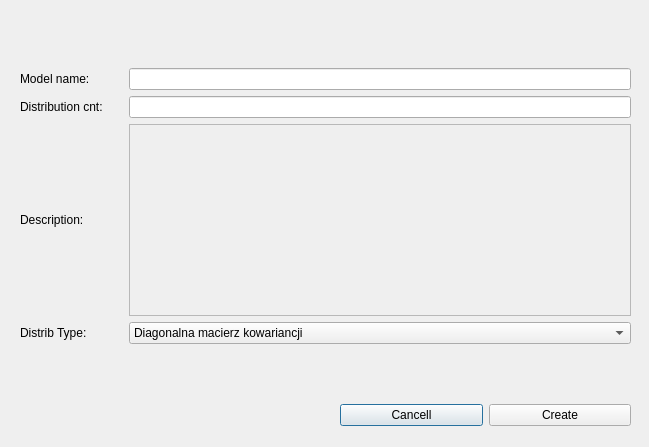
<?xml version="1.0" encoding="UTF-8"?>
<ui version="4.0">
 <class>CreateModelWindow</class>
 <widget class="QDialog" name="CreateModelWindow">
  <property name="geometry">
   <rect>
    <x>0</x>
    <y>0</y>
    <width>649</width>
    <height>447</height>
   </rect>
  </property>
  <property name="windowTitle">
   <string>Create Model Window</string>
  </property>
  <property name="sizeGripEnabled">
   <bool>false</bool>
  </property>
  <widget class="QWidget" name="gridLayoutWidget_2">
   <property name="geometry">
    <rect>
     <x>20</x>
     <y>20</y>
     <width>611</width>
     <height>372</height>
    </rect>
   </property>
   <layout class="QGridLayout" name="gridLayout_2">
    <property name="sizeConstraint">
     <enum>QLayout::SetMinimumSize</enum>
    </property>
    <property name="spacing">
     <number>6</number>
    </property>
    <item row="1" column="2">
     <widget class="QLineEdit" name="lineEdit_model_name">
      <property name="maxLength">
       <number>100</number>
      </property>
      <property name="dragEnabled">
       <bool>false</bool>
      </property>
     </widget>
    </item>
    <item row="2" column="2">
     <widget class="QLineEdit" name="lineEdit_distrib_cnt">
      <property name="maxLength">
       <number>10</number>
      </property>
     </widget>
    </item>
    <item row="1" column="0">
     <widget class="QLabel" name="label_model_name">
      <property name="text">
       <string>Model name:</string>
      </property>
     </widget>
    </item>
    <item row="0" column="0">
     <spacer name="verticalSpacer_12">
      <property name="orientation">
       <enum>Qt::Vertical</enum>
      </property>
      <property name="sizeHint" stdset="0">
       <size>
        <width>20</width>
        <height>40</height>
       </size>
      </property>
     </spacer>
    </item>
    <item row="8" column="2">
     <spacer name="verticalSpacer_16">
      <property name="orientation">
       <enum>Qt::Vertical</enum>
      </property>
      <property name="sizeHint" stdset="0">
       <size>
        <width>20</width>
        <height>40</height>
       </size>
      </property>
     </spacer>
    </item>
    <item row="3" column="0">
     <widget class="QLabel" name="label_description">
      <property name="text">
       <string>Description:</string>
      </property>
     </widget>
    </item>
    <item row="3" column="2">
     <widget class="QTextEdit" name="textEdit_description">
      <property name="enabled">
       <bool>false</bool>
      </property>
     </widget>
    </item>
    <item row="8" column="1">
     <spacer name="verticalSpacer_15">
      <property name="orientation">
       <enum>Qt::Vertical</enum>
      </property>
      <property name="sizeHint" stdset="0">
       <size>
        <width>20</width>
        <height>40</height>
       </size>
      </property>
     </spacer>
    </item>
    <item row="4" column="2">
     <widget class="QComboBox" name="comboBox_distrib_type">
      <item>
       <property name="text">
        <string>Diagonalna macierz kowariancji</string>
       </property>
      </item>
      <item>
       <property name="text">
        <string>Pełna macierz kowariancji</string>
       </property>
      </item>
     </widget>
    </item>
    <item row="0" column="2">
     <spacer name="verticalSpacer_11">
      <property name="orientation">
       <enum>Qt::Vertical</enum>
      </property>
      <property name="sizeHint" stdset="0">
       <size>
        <width>20</width>
        <height>40</height>
       </size>
      </property>
     </spacer>
    </item>
    <item row="8" column="0">
     <spacer name="verticalSpacer_17">
      <property name="orientation">
       <enum>Qt::Vertical</enum>
      </property>
      <property name="sizeHint" stdset="0">
       <size>
        <width>20</width>
        <height>40</height>
       </size>
      </property>
     </spacer>
    </item>
    <item row="2" column="0">
     <widget class="QLabel" name="label_distrib_cnt">
      <property name="text">
       <string>Distribution cnt:</string>
      </property>
     </widget>
    </item>
    <item row="0" column="1">
     <spacer name="verticalSpacer_18">
      <property name="orientation">
       <enum>Qt::Vertical</enum>
      </property>
      <property name="sizeHint" stdset="0">
       <size>
        <width>20</width>
        <height>40</height>
       </size>
      </property>
     </spacer>
    </item>
    <item row="4" column="0">
     <widget class="QLabel" name="label_distrib_type">
      <property name="text">
       <string>Distrib Type:</string>
      </property>
     </widget>
    </item>
   </layout>
  </widget>
  <widget class="QWidget" name="verticalLayoutWidget">
   <property name="geometry">
    <rect>
     <x>340</x>
     <y>400</y>
     <width>291</width>
     <height>31</height>
    </rect>
   </property>
   <layout class="QHBoxLayout" name="horizontalLayout">
    <item>
     <widget class="QPushButton" name="cancell_button">
      <property name="text">
       <string>Cancell</string>
      </property>
     </widget>
    </item>
    <item>
     <widget class="QPushButton" name="create_button">
      <property name="text">
       <string>Create</string>
      </property>
      <property name="flat">
       <bool>false</bool>
      </property>
     </widget>
    </item>
   </layout>
  </widget>
  <action name="actionCancellButtonClicked">
   <property name="checkable">
    <bool>true</bool>
   </property>
   <property name="text">
    <string>cancellButtonClicked</string>
   </property>
  </action>
 </widget>
 <tabstops>
  <tabstop>lineEdit_model_name</tabstop>
  <tabstop>lineEdit_distrib_cnt</tabstop>
  <tabstop>textEdit_description</tabstop>
  <tabstop>comboBox_distrib_type</tabstop>
  <tabstop>cancell_button</tabstop>
  <tabstop>create_button</tabstop>
 </tabstops>
 <resources/>
 <connections/>
</ui>
